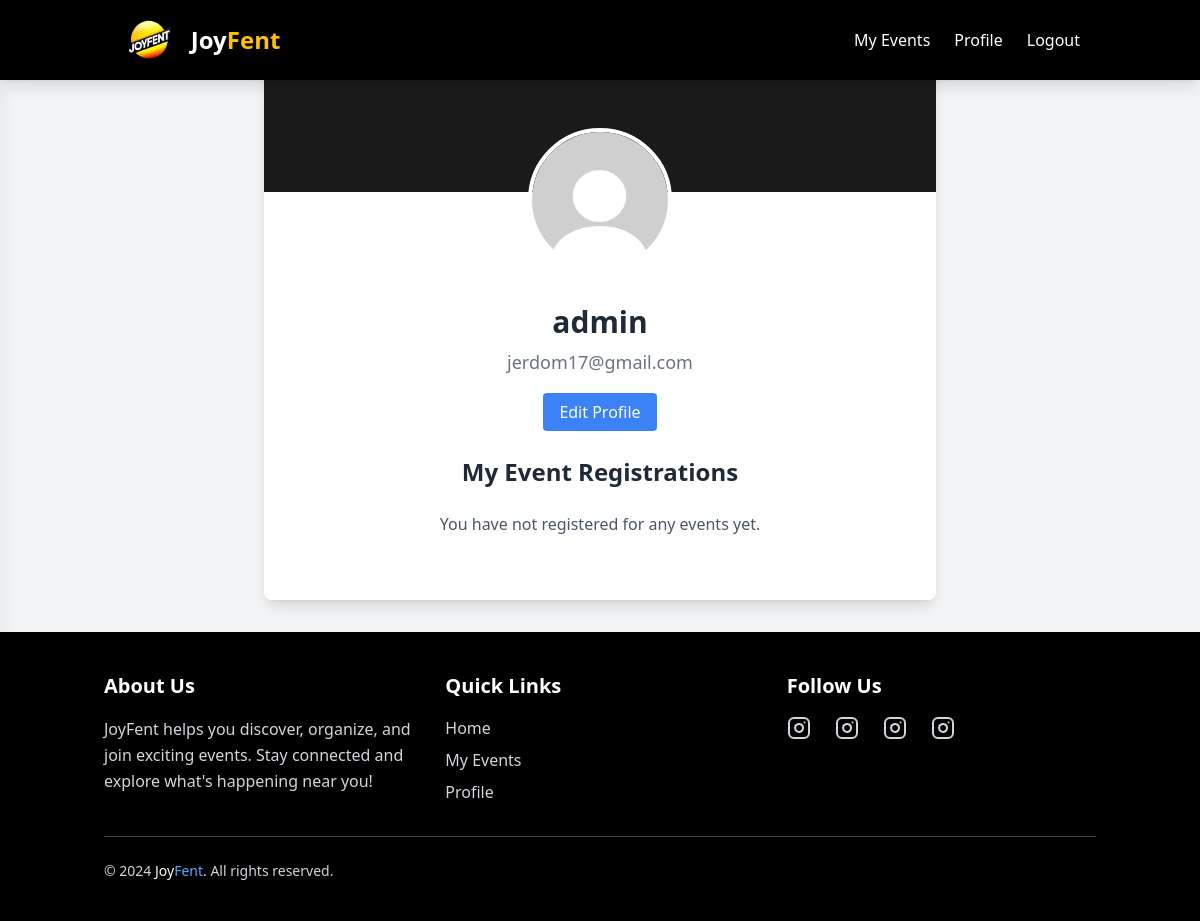
Screenshot of /user/profile.php (signed in) with the database file from the repository.
### tables this page shows
CREATE TABLE `users` (
  `user_id` int(11) NOT NULL,
  `username` varchar(255) NOT NULL,
  `email` varchar(255) NOT NULL,
  `password` varchar(255) NOT NULL,
  `role` enum('user','admin') DEFAULT 'user',
  `reset_token` varchar(255) DEFAULT NULL,
  `reset_expiry` datetime DEFAULT NULL,
  `profile_image` varchar(255) DEFAULT 'default-avatar.png'
);

### user/profile.php (the view, shortened to what this page needs)
<?php
require '../includes/db.php';
$user_id = $_SESSION['user_id'];
$user = $conn->query("SELECT * FROM users WHERE user_id = '$user_id'")->fetch_assoc();
$profile_image = "../user/uploads/" . ($user['profile_image'] ?? 'default-avatar.png');
$events_per_page = 4;
$page = isset($_GET['page']) ? (int)$_GET['page'] : 1;
$offset = ($page - 1) * $events_per_page;
$registrations = $conn->query("
    SELECT events.name, events.date, events.location, events.image_url
    FROM registrations
    JOIN events ON registrations.event_id = events.event_id
    WHERE registrations.user_id = '$user_id'
    LIMIT $events_per_page OFFSET $offset
");
$total_events = $conn->query("
    SELECT COUNT(*) AS total FROM registrations WHERE user_id = '$user_id'
")->fetch_assoc()['total'];
?>
<!DOCTYPE html>
<html lang="en">
<head>
    <script src="https://cdn.tailwindcss.com"></script>
</head>
<body class="bg-gray-100">
    <?php include 'navbar.php'; ?>
    <main class="container mx-auto px-4 py-8">
        <div class="max-w-2xl mx-auto bg-white shadow-lg rounded-lg overflow-hidden">
            <div class="bg-header h-40"></div>
            <div class="relative -mt-16 flex justify-center">
                <img class="w-36 h-36 rounded-full border-4 border-white object-cover"
                     src="<?php echo $profile_image; ?>"
                     alt="User Avatar">
            </div>
            <div class="p-8 text-center">
                <h1 class="text-3xl font-bold text-gray-800 mb-2">
                    <?php echo $user['username']; ?>
                </h1>
                <p class="text-lg text-gray-500 mb-6"><?php echo $user['email']; ?></p>
                <a href="edit_profile.php"
                   class="btn-custom bg-blue-500 hover:bg-blue-700 text-white px-4 py-2 rounded">
                    Edit Profile
                </a>
                <h2 class="text-2xl font-semibold text-gray-800 mt-8 mb-6">My Event Registrations</h2>
                <div class="grid grid-cols-1 gap-6">
                    <?php if ($registrations->num_rows > 0): ?>
                        <?php while ($event = $registrations->fetch_assoc()): ?>
                            <div class="event-card">
                                <img src="../admin/upload/<?php echo $event['image_url']; ?>"
                                     alt="<?php echo $event['name']; ?>" class="event-image">
                                <div class="event-details">
                                    <h3 class="text-xl font-bold text-gray-800"><?php echo $event['name']; ?></h3>
                                    <div class="event-info">
                                        <i data-feather="calendar"></i>
                                        <span><?php echo date('M j, Y', strtotime($event['date'])); ?></span>
                                    </div>
                                    <div class="event-info">
                                        <i data-feather="map-pin"></i>
                                        <span><?php echo $event['location']; ?></span>
                                    </div>
                                </div>
                            </div>
                        <?php endwhile; ?>
                    <?php else: ?>
                        <p class="text-center text-gray-600">You have not registered for any events yet.</p>
                    <?php endif; ?>
                </div>
            </div>
        </div>
    </main>
    <?php include 'footer.php'; ?>
</body>
</html>

### user/profile.php (style rules this page uses)
body { display: flex; flex-direction: column; min-height: 100vh; }
main { flex: 1; }
.bg-header { background-color: #1a1a1a; }

### rows the page displays
users: profile_image (placeholder picture), username "admin", email "jerdom17@gmail.com"
